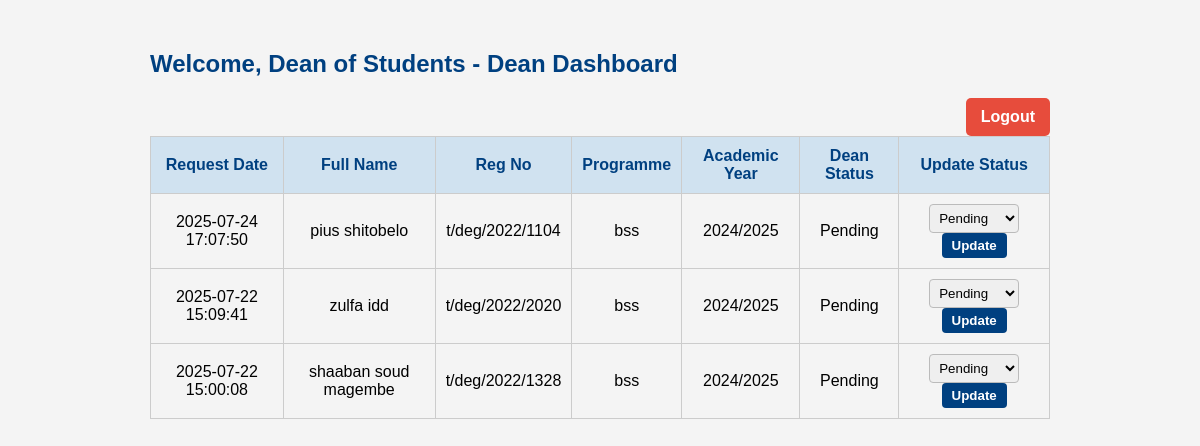
The app's page /dean_dashboard.php (signed in) with its own data.
### tables this page shows
CREATE TABLE `clearance_requests` (
  `id` int(11) NOT NULL,
  `user_id` int(11) NOT NULL,
  `reg_no` varchar(50) NOT NULL,
  `full_name` varchar(255) NOT NULL,
  `academic_year` varchar(20) NOT NULL,
  `programme` varchar(100) NOT NULL,
  `status_finance` enum('pending','approved','rejected') NOT NULL DEFAULT 'pending',
  `status_dean_of_student` enum('pending','approved','rejected') NOT NULL DEFAULT 'pending',
  `status_mwecauso` enum('pending','approved','rejected') NOT NULL DEFAULT 'pending',
  `status_hod` enum('pending','approved','rejected') NOT NULL DEFAULT 'pending',
  `status_hostel` enum('pending','approved','rejected') NOT NULL DEFAULT 'pending',
  `status_registration` enum('pending','approved','rejected') NOT NULL DEFAULT 'pending',
  `status_head_of_faculty` enum('pending','approved','rejected') NOT NULL DEFAULT 'pending',
  `request_date` timestamp NOT NULL DEFAULT current_timestamp(),
  `status_library` enum('pending','approved','rejected') NOT NULL DEFAULT 'pending'
);

### dean_dashboard.php (the view, shortened to what this page needs)
<?php
require_once 'db.php';
$full_name = $_SESSION['full_name'] ?? 'Dean of Students';
$stmt = $pdo->query("SELECT * FROM clearance_requests ORDER BY request_date DESC");
$requests = $stmt->fetchAll(PDO::FETCH_ASSOC);
?>
<!DOCTYPE html>
<html lang="en">
<head>
</head>
<body>
<h2>Welcome, <?php echo htmlspecialchars($full_name); ?> - Dean Dashboard</h2>
<a href="logout.php" class="logout-btn">Logout</a>
<table>
    <thead>
        <tr>
            <th>Request Date</th>
            <th>Full Name</th>
            <th>Reg No</th>
            <th>Programme</th>
            <th>Academic Year</th>
            <th>Dean Status</th>
            <th>Update Status</th>
        </tr>
    </thead>
    <tbody>
        <?php foreach ($requests as $request): ?>
        <tr>
            <td><?php echo htmlspecialchars($request['request_date']); ?></td>
            <td><?php echo htmlspecialchars($request['full_name']); ?></td>
            <td><?php echo htmlspecialchars($request['reg_no']); ?></td>
            <td><?php echo htmlspecialchars($request['programme']); ?></td>
            <td><?php echo htmlspecialchars($request['academic_year']); ?></td>
            <td><?php echo ucfirst($request['status_dean_of_student']); ?></td>
            <td>
                <form method="post" style="margin:0;">
                    <select name="new_status" required>
                        <option value="pending" <?php if ($request['status_dean_of_student'] == 'pending') echo 'selected'; ?>>Pending</option>
                    </select>
                    <button type="submit" name="update_status" class="update-btn">Update</button>
                </form>
            </td>
        </tr>
        <?php endforeach; ?>
    </tbody>
</table>
</body>
</html>

### dean_dashboard.php (style rules this page uses)
body { font-family: Arial, sans-serif; background: #f4f4f4; padding: 30px; max-width: 900px; margin: auto; }
h2 { color: #004080; }
table { width: 100%; border-collapse: collapse; margin-top: 15px; }
th, td { border: 1px solid #ccc; padding: 10px; text-align: center; }
th { background-color: #d0e2f0; color: #004080; }
.logout-btn { float: right; background: #e74c3c; color: white; padding: 10px 15px; border: none; border-radius: 5px; cursor: pointer; text-decoration: none; font-weight: bold; }
select { padding: 5px; border-radius: 4px; border: 1px solid #bbb; }
button.update-btn { background-color: #004080; color: white; border: none; padding: 5px 10px; border-radius: 4px; cursor: pointer; font-weight: bold; }

### records on screen
clearance_requests: request_date "2025-07-24 17:07:50", full_name "pius shitobelo", reg_no "t/deg/2022/1104", programme "bss", academic_year "2024/2025", status_dean_of_student "Pending", new_status "Pending"
clearance_requests: request_date "2025-07-22 15:09:41", full_name "zulfa idd", reg_no "t/deg/2022/2020", programme "bss", academic_year "2024/2025", status_dean_of_student "Pending", new_status "Pending"
clearance_requests: request_date "2025-07-22 15:00:08", full_name "shaaban soud magembe", reg_no "t/deg/2022/1328", programme "bss", academic_year "2024/2025", status_dean_of_student "Pending", new_status "Pending"

### other values on screen
$full_name "Dean of Students"
